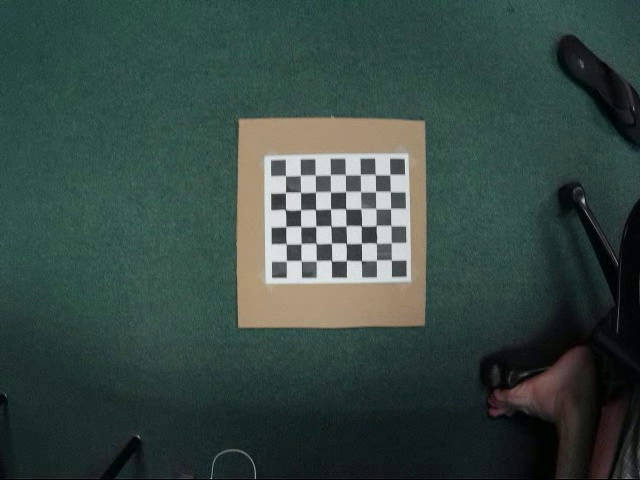
#> input picture data/calibration_images/radialDist/camera2/frame00063.jpg, 640 x 480 px; its folder holds only this picture in this run
$ python chessboard_calibration.py   (Python 2 division)
#> lines starting #> are read from the running program, lines starting #| are printed output that depends on the picture; after the words box and inside, x2 and y2 are one past the last pixel; in counts of white or black regions, pixels touching at a corner belong together; long printed decimals are rounded
## This script can be used to generate the internal camera parameters of a camera
import numpy as np
import cv2
import glob

grid_x = 8
grid_y = 6
data_loc = '../data/calibration_images/radialDist/camera2/'

#termination criteria
criteria = (cv2.TERM_CRITERIA_EPS + cv2.TERM_CRITERIA_MAX_ITER, 30, 0.001)

# prepare object points, like (0,0,0), (1,0,0), (2,0,0) ....,(6,5,0)
objp = np.zeros((grid_x*grid_y,3),np.float32)
objp[:,:2] = np.mgrid[0:grid_y,0:grid_x].T.reshape(-1,2)

# Arrays to store object points and image points from all the images.
objpoints = [] # 3D points in real world space
imgpoints = [] # 2D points in image plane

images = glob.glob(data_loc+'*.jpg')
#print images

for fname in images:
	print fname

	img = cv2.imread(fname)
#> img is the input picture: shape (480, 640, 3); mean B, G, R 67.9, 72.9, 55.2
	gray = cv2.cvtColor(img,cv2.COLOR_BGR2GRAY)
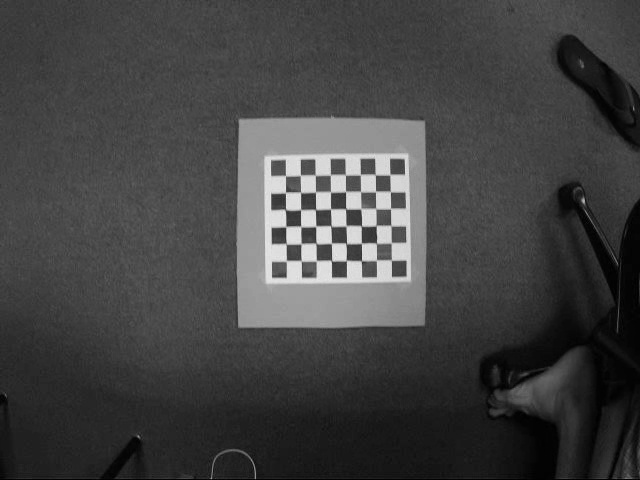
#> gray: shape (480, 640); min 0, max 242, mean 66.9

	#cv2.imshow("test",gray)
	#cv2.waitKey(500)

	# Find the chess board corners
	ret, corners = cv2.findChessboardCorners(gray,(grid_y,grid_x),None)
#> ret = True; corners = 48 rows, first 8: [389.9, 174.6], [390.5, 191.7], [390.5, 208.5], [390.9, 225.5], [391.4, 242.7], [391.4, 260.2], [375.4, 174.8], [375.6, 191.5]


	# If found, add object points, image points (after refining them)
	if ret == True:
		objpoints.append(objp)

		cv2.cornerSubPix(gray,corners,(11,11),(-1,-1),criteria)
		imgpoints.append(corners)

		# Draw and display the corners
		cv2.drawChessboardCorners(img, (grid_y,grid_x),corners,ret)
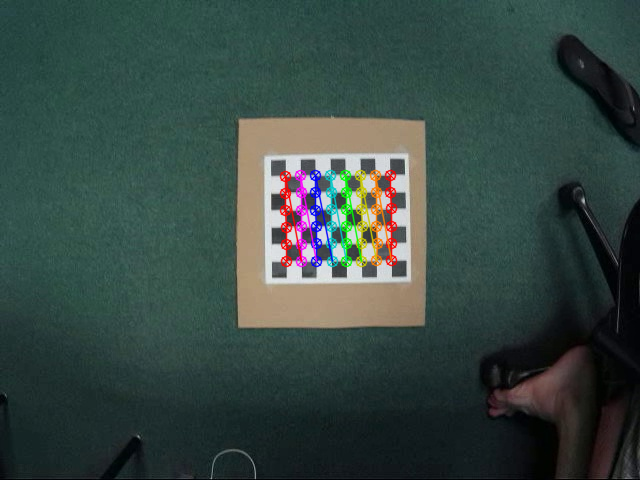
#> img: shape (480, 640, 3); 2.34% of pixels changed, all inside (x1, y1, x2, y2) = (279, 169, 398, 268)
		cv2.imshow('img',img)
		cv2.waitKey(500)


ret, mtx, dist, rvecs, tvecs = cv2.calibrateCamera(objpoints, imgpoints, gray.shape[::-1],None,None)
#> ret = 0.198; mtx = [[7650.2, 0, 322.9], [0, 7809.4, 239.5], [0, 0, 1]]; dist = [[-127.2, -0.00584, -0.105, 0.0507, 2.07e-09]]; rvecs = ([0.371, 0.353, 1.53],); tvecs = ([4.01, -3.8, 451.2],)

print dist,mtx  # outputs the radial distortion vector followed by the camera internal parameters.
#| [[-1.27212062e+02 -5.84055251e-03 -1.04619022e-01  5.07447679e-02
#|    2.06763490e-09]] [[7.65023111e+03 0.00000000e+00 3.22940266e+02]
#|  [0.00000000e+00 7.80941632e+03 2.39525463e+02]
#|  [0.00000000e+00 0.00000000e+00 1.00000000e+00]]

dst = cv2.undistort(img, mtx, dist, None, mtx)
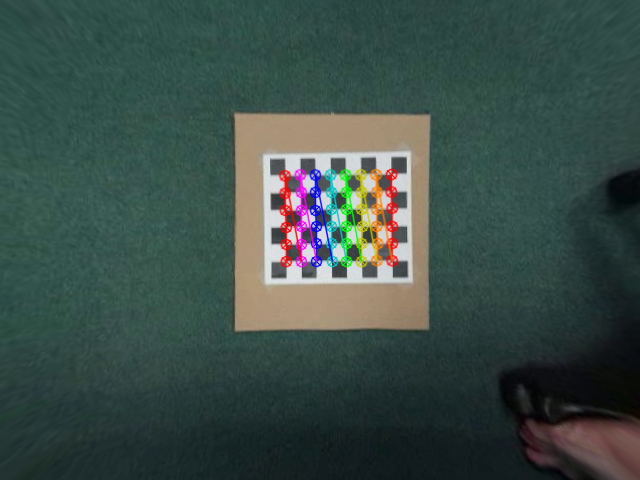
#> dst: shape (480, 640, 3); mean B, G, R 71.8, 77.6, 59.7
for fname in images:
	img = cv2.imread(fname)
	cv2.imshow('img',dst)
	cv2.waitKey(500)

cv2.destroyAllWindows()

$ run again, on data/calibration_images/radialDist/camera2/frame00360.jpg
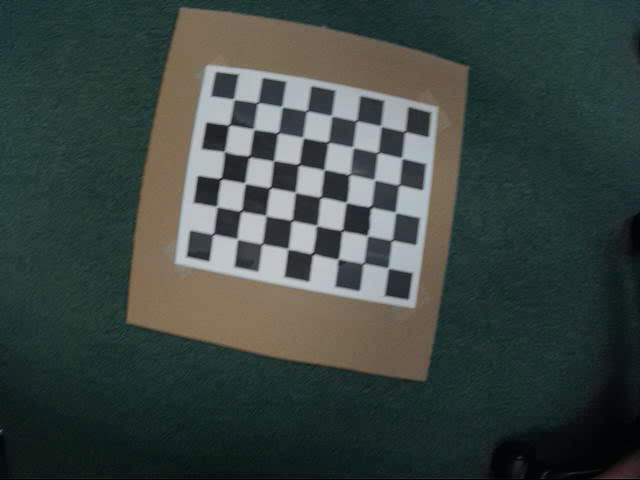
#> input picture data/calibration_images/radialDist/camera2/frame00360.jpg, 640 x 480 px
#> img is the input picture: shape (480, 640, 3); mean B, G, R 66, 69.7, 59.1
#> `ret, corners = cv2.findChessboardCorners(gray,(grid_y,grid_x),None)`: ret = True; corners = 48 rows, first 8: [212.6, 234.4], [216.3, 206], [220.6, 178.4], [223.8, 151.3], [229.1, 125], [233.2, 98.54], [237.7, 239.5], [240.7, 210.5]
#> `cv2.drawChessboardCorners(img, (grid_y,grid_x),corners,ret)`:
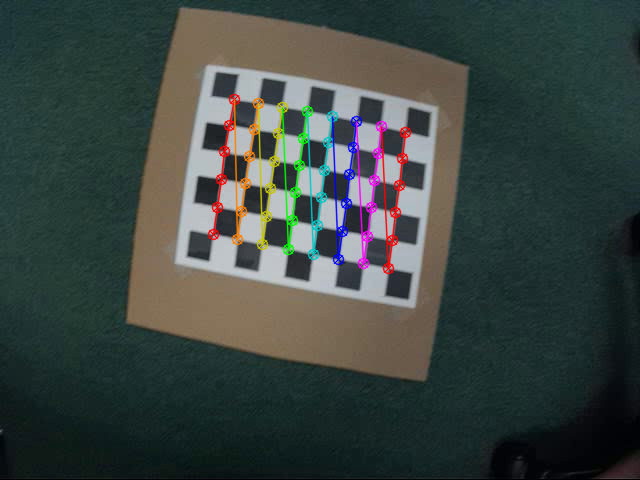
#> img: shape (480, 640, 3); 3.21% of pixels changed, all inside (x1, y1, x2, y2) = (207, 93, 412, 275)
#> `ret, mtx, dist, rvecs, tvecs = cv2.calibrateCamera(objpoints, imgpoint..`: ret = 0.297; mtx = [[3783.9, 0, 304.7], [0, 4110.2, 241.5], [0, 0, 1]]; dist = [[-31.43, 2143, -0.0292, -0.0445, 6.63]]; rvecs = ([-0.0898, 0.259, -1.4],); tvecs = ([-3.54, -0.266, 143.8],)
#| [[-3.14271057e+01  2.14300475e+03 -2.91981808e-02 -4.45013527e-02
#|    6.63166463e+00]] [[3.78392064e+03 0.00000000e+00 3.04706476e+02]
#|  [0.00000000e+00 4.11020790e+03 2.41539530e+02]
#|  [0.00000000e+00 0.00000000e+00 1.00000000e+00]]
#> `dst = cv2.undistort(img, mtx, dist, None, mtx)`:
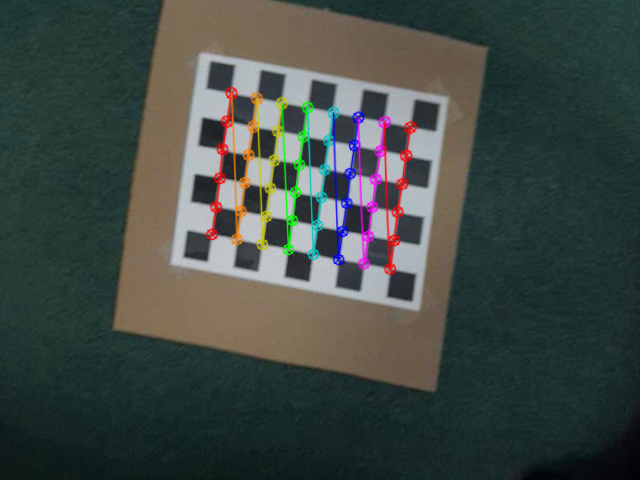
#> dst: shape (480, 640, 3); mean B, G, R 69, 73.7, 64.7

$ run again, on data/calibration_images/radialDist/camera2/frame00531.jpg
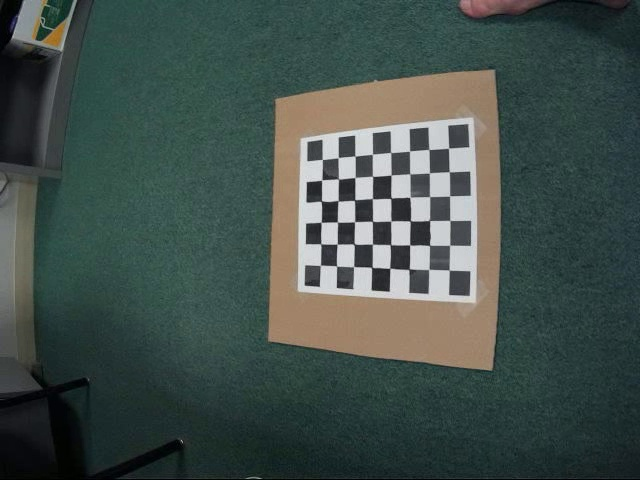
#> input picture data/calibration_images/radialDist/camera2/frame00531.jpg, 640 x 480 px
#> img is the input picture: shape (480, 640, 3); mean B, G, R 74.9, 79.6, 66.4
#> `ret, corners = cv2.findChessboardCorners(gray,(grid_y,grid_x),None)`: ret = True; corners = 48 rows, first 8: [448.5, 148.1], [449.2, 171.7], [449.6, 196], [449.8, 220.5], [449.7, 245.2], [449.2, 270.1], [428.8, 149.5], [429.4, 173.1]
#> `cv2.drawChessboardCorners(img, (grid_y,grid_x),corners,ret)`:
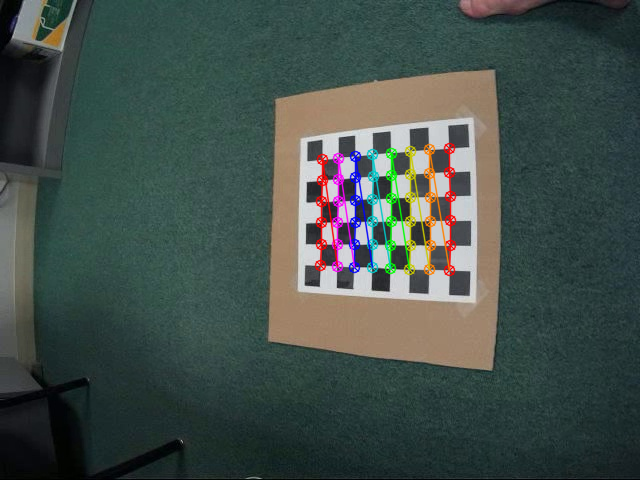
#> img: shape (480, 640, 3); 2.78% of pixels changed, all inside (x1, y1, x2, y2) = (314, 142, 457, 277)
#> `ret, mtx, dist, rvecs, tvecs = cv2.calibrateCamera(objpoints, imgpoint..`: ret = 0.238; mtx = [[445.7, 0, 295.1], [0, 500.5, 240.7], [0, 0, 1]]; dist = [[-0.463, 0.602, 0.00176, 0.00643, -1.24]]; rvecs = ([0.477, 0.524, 1.53],); tvecs = ([7.06, -3.82, 19.25],)
#| [[-0.4631  0.6017  0.001759  0.006432 -1.238]] [[445.672   0.         295.100]
#|  [  0.         500.547 240.736]
#|  [  0.           0.           1.        ]]
#> `dst = cv2.undistort(img, mtx, dist, None, mtx)`:
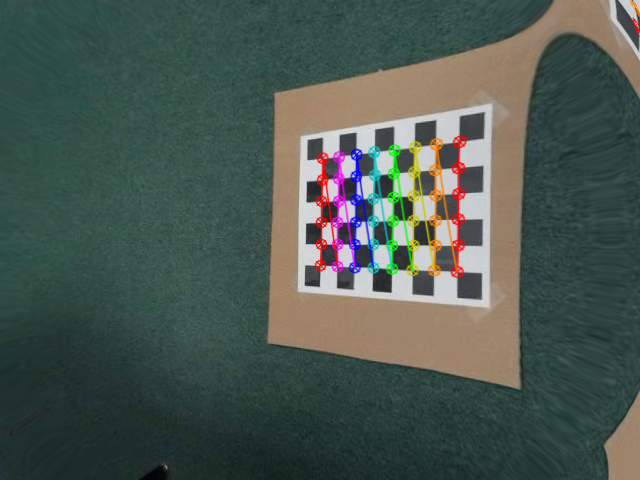
#> dst: shape (480, 640, 3); mean B, G, R 80.8, 87.7, 74.9

$ run again, on data/calibration_images/radialDist/camera2/frame00653.jpg
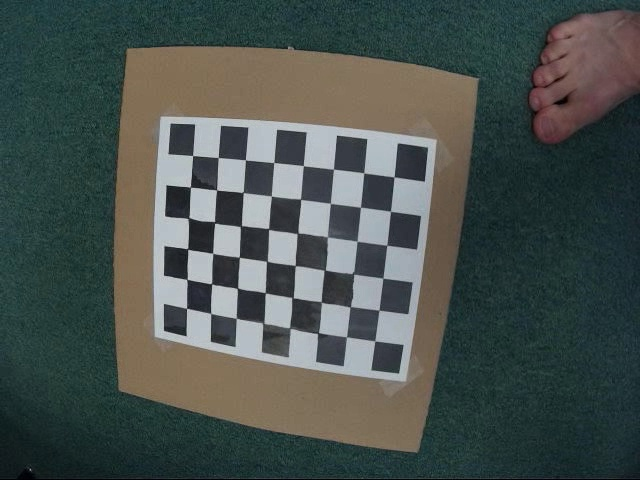
#> input picture data/calibration_images/radialDist/camera2/frame00653.jpg, 640 x 480 px
#> img is the input picture: shape (480, 640, 3); mean B, G, R 77.7, 81.4, 72.5
#> `ret, corners = cv2.findChessboardCorners(gray,(grid_y,grid_x),None)`: ret = True; corners = 48 rows, first 8: [186.6, 308.3], [186.8, 279.4], [187.5, 248.9], [188.5, 218.2], [190.4, 187.3], [192.6, 155.6], [210.7, 313.4], [211.4, 283.6]
#> `cv2.drawChessboardCorners(img, (grid_y,grid_x),corners,ret)`:
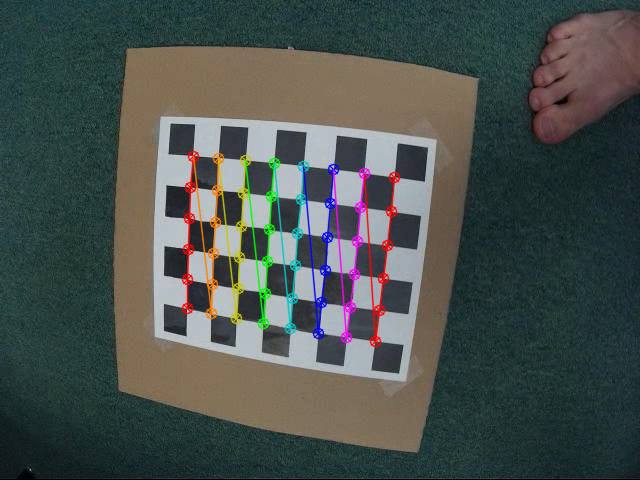
#> img: shape (480, 640, 3); 3.56% of pixels changed, all inside (x1, y1, x2, y2) = (181, 150, 401, 348)
#> `ret, mtx, dist, rvecs, tvecs = cv2.calibrateCamera(objpoints, imgpoint..`: ret = 0.329; mtx = [[421.8, 0, 305.9], [0, 479.3, 237.7], [0, 0, 1]]; dist = [[-0.531, 3.17, 0.00251, -0.000983, -16.63]]; rvecs = ([0.0155, 0.246, -1.46],); tvecs = ([-4.49, 2.33, 15.21],)
#| [[-5.30882294e-01  3.17365908e+00  2.50656415e-03 -9.83326551e-04
#|   -1.66345233e+01]] [[421.846   0.         305.936]
#|  [  0.         479.350 237.705 ]
#|  [  0.           0.           1.        ]]
#> `dst = cv2.undistort(img, mtx, dist, None, mtx)`:
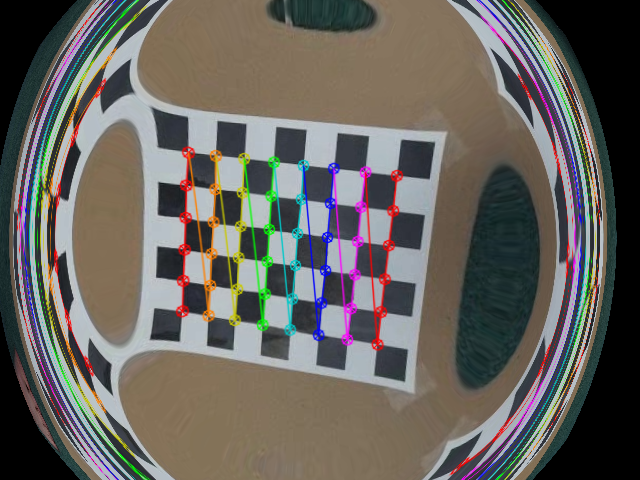
#> dst: shape (480, 640, 3); mean B, G, R 94.1, 99.5, 103.1

$ run again, on data/calibration_images/radialDist/camera2/frame00070.jpg
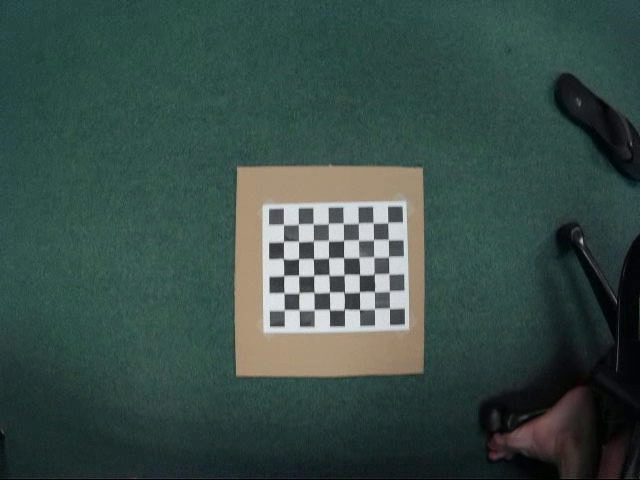
#> input picture data/calibration_images/radialDist/camera2/frame00070.jpg, 640 x 480 px
#> img is the input picture: shape (480, 640, 3); mean B, G, R 71.9, 77.1, 56.8
#> `gray = cv2.cvtColor(img,cv2.COLOR_BGR2GRAY)`:
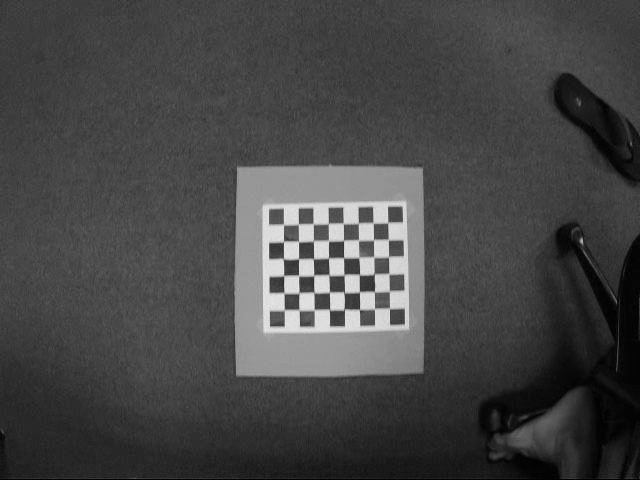
#> gray: shape (480, 640); min 0, max 235, mean 70.4
#> `ret, corners = cv2.findChessboardCorners(gray,(grid_y,grid_x),None)`: ret = True; corners = 48 rows, first 8: [387.7, 222.7], [388.3, 239.5], [388.3, 256.9], [388.8, 273.5], [389.4, 291.2], [389.6, 308.5], [373.3, 223.1], [373.5, 239.9]
#> img: shape (480, 640, 3); 2.35% of pixels changed, all inside (x1, y1, x2, y2) = (277, 217, 396, 317)
#> `ret, mtx, dist, rvecs, tvecs = cv2.calibrateCamera(objpoints, imgpoint..`: ret = 0.214; mtx = [[3749.4, 0, 319.4], [0, 5108.8, 240.3], [0, 0, 1]]; dist = [[-33.87, -0.039, 0.0453, 0.138, -2.33e-05]]; rvecs = ([-0.453, 0.455, 1.51],); tvecs = ([4.58, -0.867, 249.6],)
#| [[-3.38719185e+01 -3.89648512e-02  4.53455476e-02  1.37510848e-01
#|   -2.33302609e-05]] [[3.74940238e+03 0.00000000e+00 3.19402868e+02]
#|  [0.00000000e+00 5.10877668e+03 2.40285467e+02]
#|  [0.00000000e+00 0.00000000e+00 1.00000000e+00]]
#> `dst = cv2.undistort(img, mtx, dist, None, mtx)`:
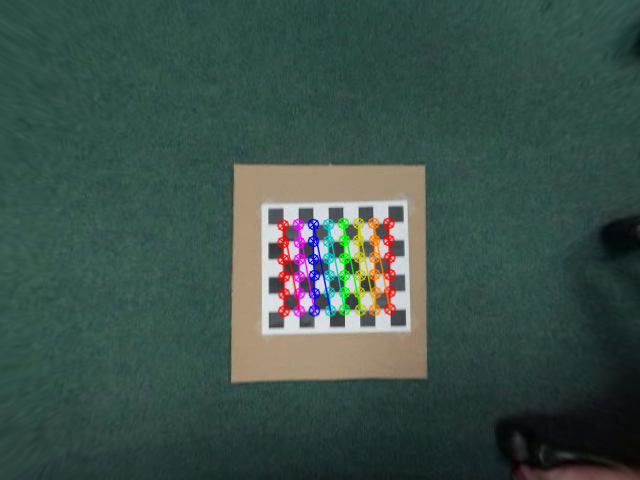
#> dst: shape (480, 640, 3); mean B, G, R 75.2, 81.5, 60.4
